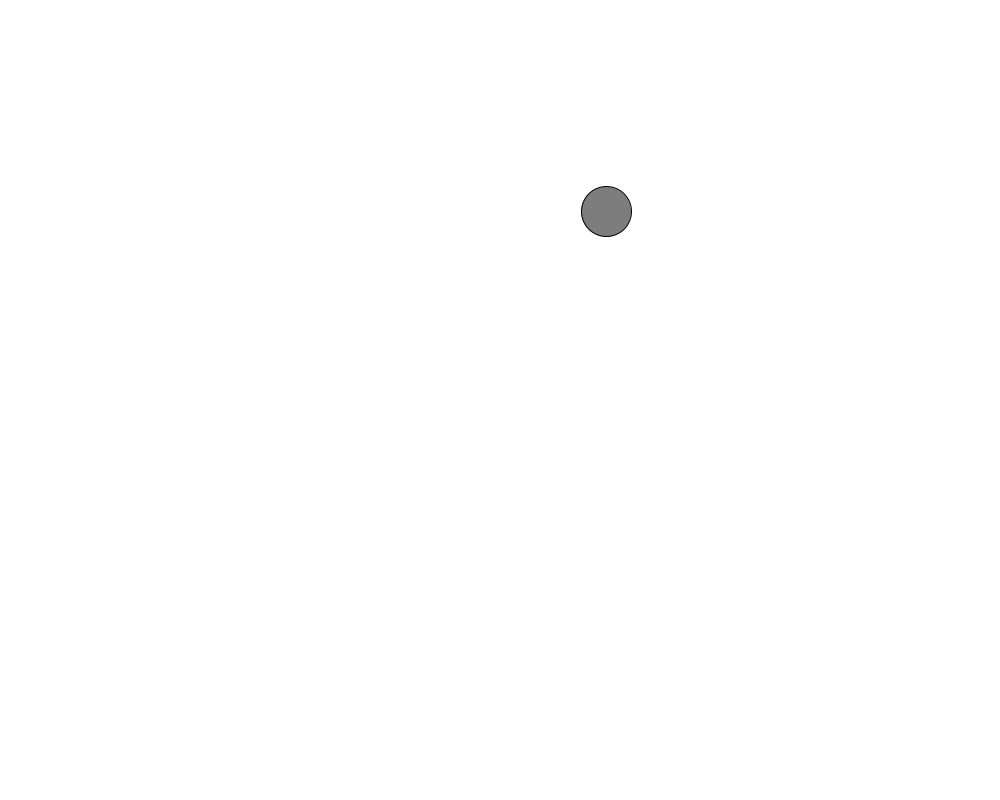
Frame 1 (no input)
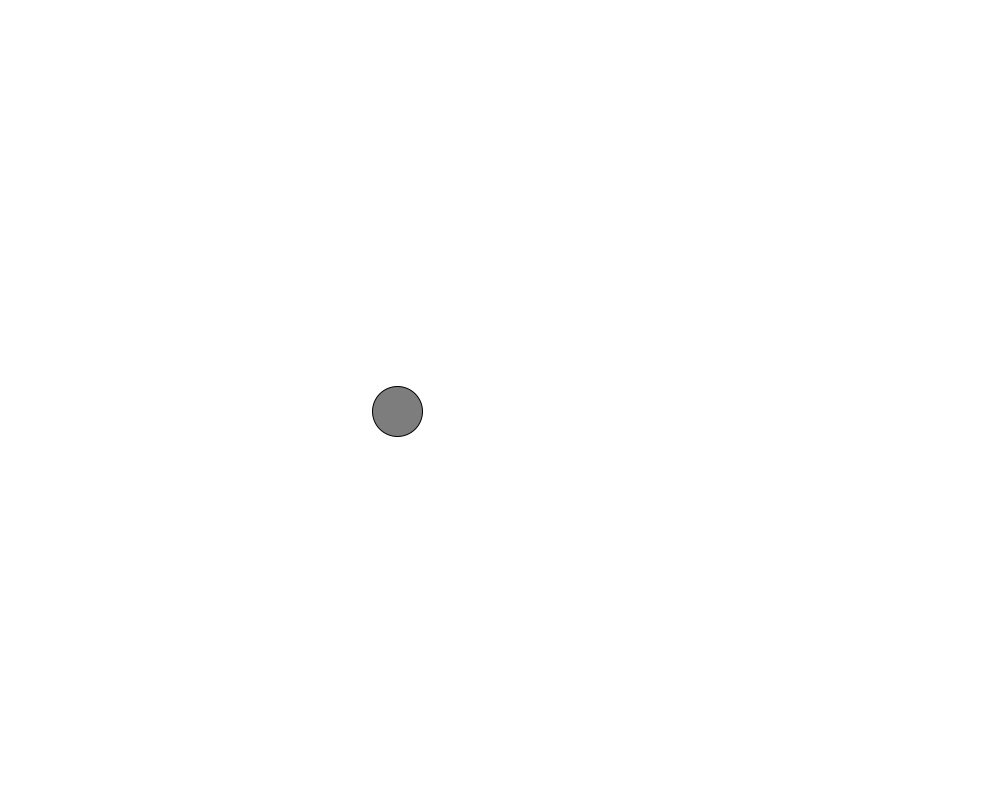
Frame 60 (the mouse pressed at the canvas centre just before this capture)
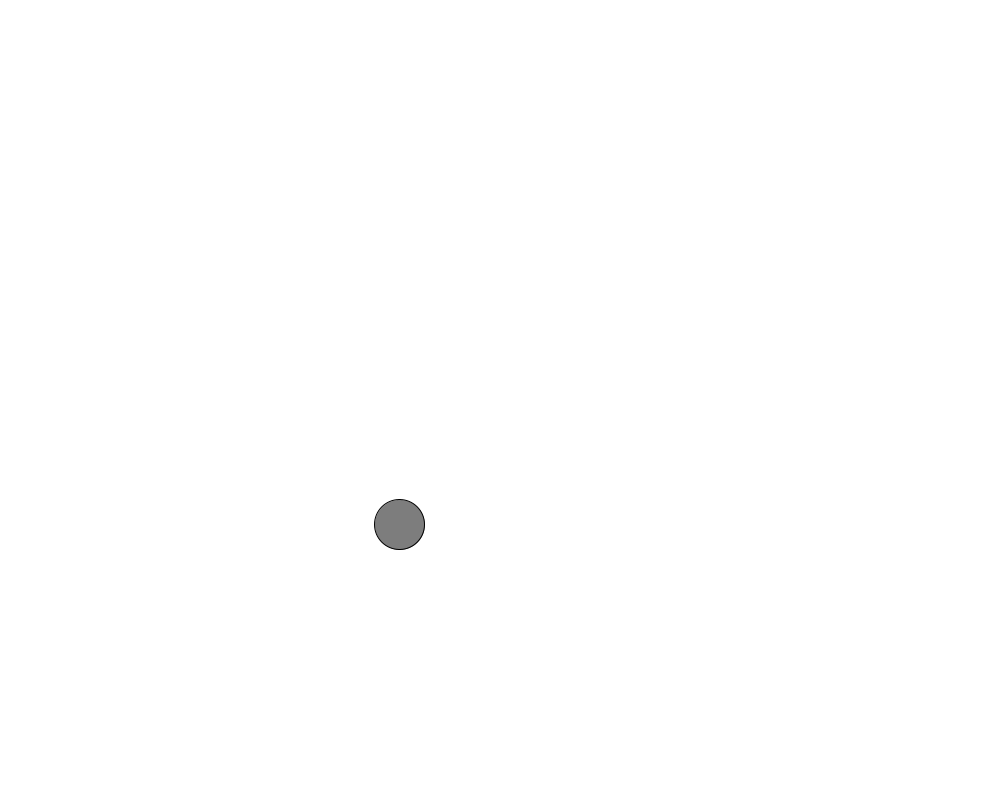
Frame 120 (the mouse held since frame 60 and released just before this capture)

The Processing sketch that drew these frames (run headless with seeded random() and noise(); from frame 60 on, the mouse is pressed at the canvas centre):

// Processing sketch: true_danomwalker
// ── true_danomwalker.pde
PVector location;
float t=0,t1=1000;
float x1,y1;
void setup()
{
  size(1000,800);
 //noStroke();
 
}
void draw()
{
  background(255);
  fill(89,199);
 x1=noise(t);
 y1=noise(t1);
 t+=0.01;
 t1=t1+0.01;
 location=new PVector( map(x1,0,1,0,width), map(y1,0,1,0,height));     
 ellipse(location.x,location.y,50,50);
}
